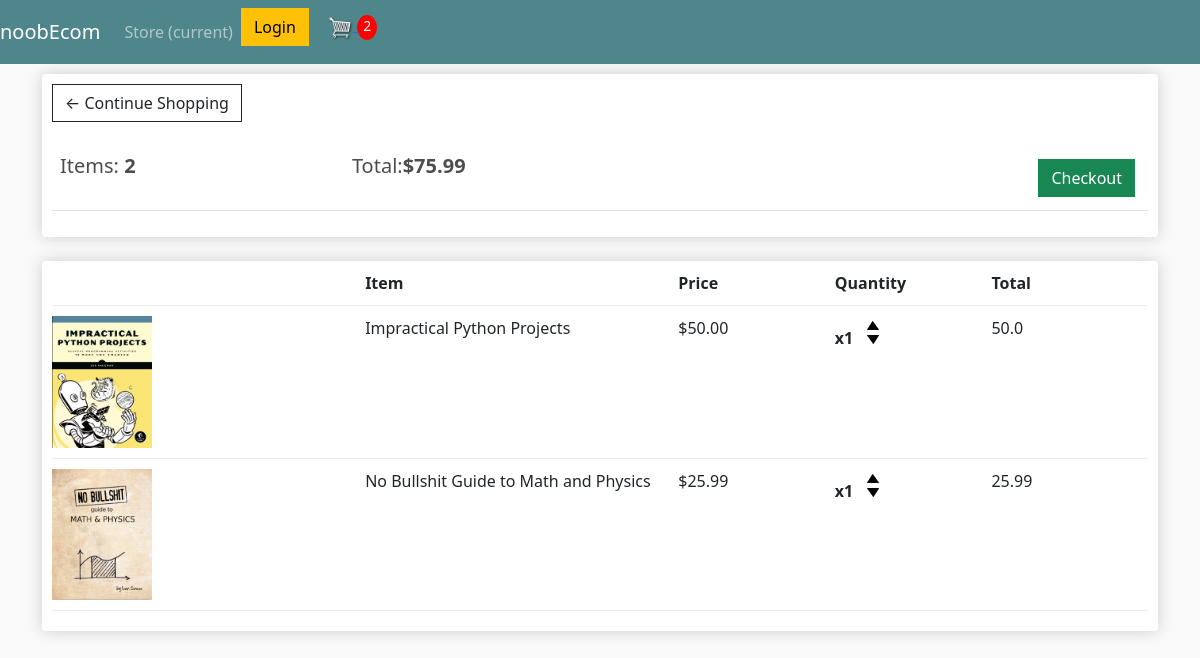
/cart/ (signed in), run on an earlier commit of the app's database.
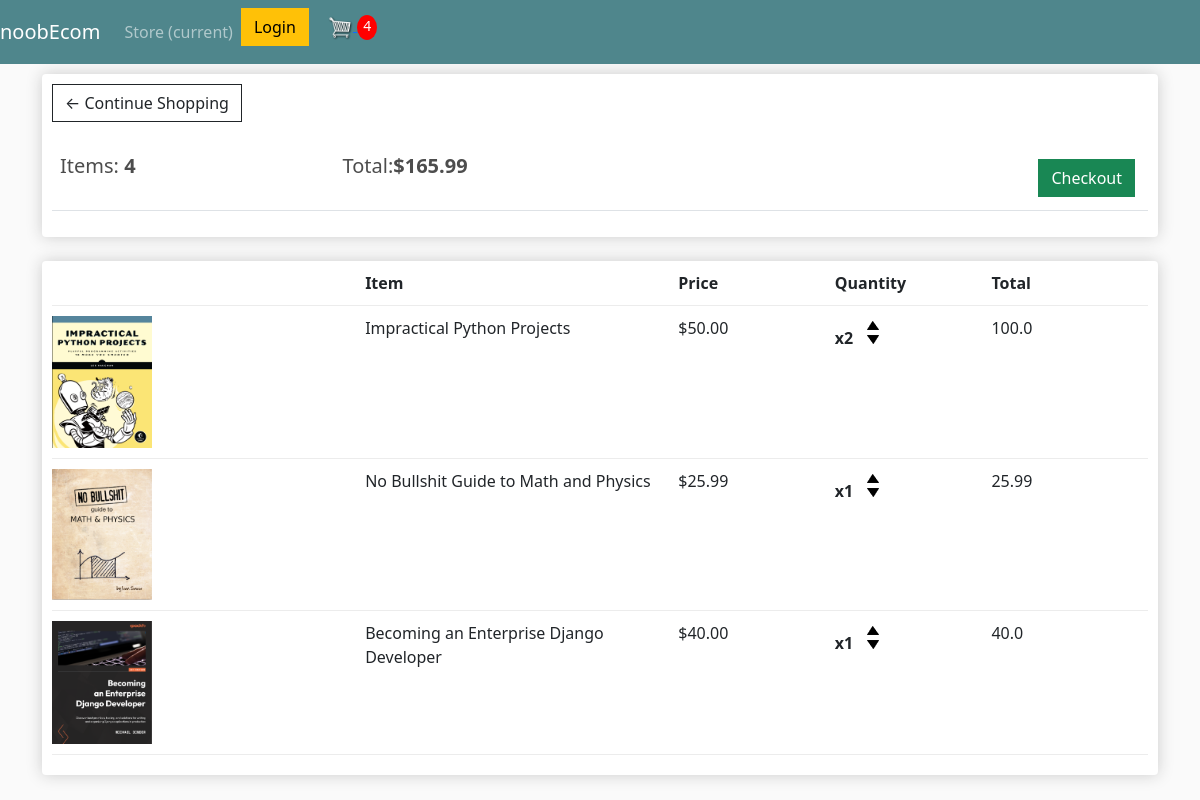
And on a later commit of the database.
### store/models.py (models this page shows, shortened)
class Order(models.Model):
    customer = models.ForeignKey(Customer, on_delete=models.SET_NULL, null=True, blank=True)
    date_ordered = models.DateTimeField(auto_now_add=True)
    complete = models.BooleanField(default=False)
    transaction_id = models.CharField(max_length=100, null=True)
    @property
    def get_cart_total(self):
        orderitems = self.orderitem_set.all()
        total = sum([item.get_total for item in orderitems])
        return total
    @property
    def get_cart_items(self):
        orderitems = self.orderitem_set.all()
        total = sum([item.quantity for item in orderitems])
        return total

class OrderItem(models.Model):
    product = models.ForeignKey(Product, on_delete=models.SET_NULL, null=True)
    order = models.ForeignKey(Order, on_delete=models.SET_NULL, null=True)
    quantity = models.IntegerField(default=0, null=True, blank=True)
    date_added = models.DateTimeField(auto_now_add=True)
    @property
    def get_total(self):
        total = self.product.price * self.quantity
        return total

class Product(models.Model):
    name = models.CharField(max_length=200)
    price = models.FloatField()
    digital = models.BooleanField(default=False, null=True, blank=True)
    image = models.ImageField(null=True, blank=True)
    @property
    def imageURL(self):
        try:
            url = self.image.url
        except Exception:
            url = ''
        return url

### store/views.py (the view)
# urls.py: path('cart/', views.cart, name='cart'),
def cart(request):
    if request.user.is_authenticated:
        customer = request.user.customer
        order, created = Order.objects.get_or_create(customer=customer, complete=False)
        items = order.orderitem_set.all()
        cartItems = order.get_cart_items
        print('authenticated', items)
    else:
        print('not authenticated')
        items = []
        order = {'get_cart_total':0, 'get_cart_items':0, 'shipping':False}
        cartItems = order['get_cart_items']
    context = {'items':items, 'order':order, 'cartItems':cartItems}
    return render(request, 'store/cart.html', context)

### store/templates/store/cart.html
{% extends 'store/main.html' %}
{% load static %}
{% block content %}
    <div class="row">
        <div class="col-lg-12">
            <div class="box-element">
                <a class="btn btn-outline-dark" href="{% url 'store' %}">&#x2190; Continue Shopping</a>
                <br>
                <br>
                <table class="table">
					<tr>
						<th><h5>Items: <strong>{{order.get_cart_items}}</strong></h5></th>
						<th><h5>Total:<strong>${{order.get_cart_total}}</strong></h5></th>
						<th>
							<a  style="float:right; margin:5px;" class="btn btn-success" href="{% url 'checkout' %}">Checkout</a>
						</th>
					</tr>
				</table>
            </div>
            <br>
            <div class="box-element">
                <div class="cart-row">
                    <div style="flex:2"></div>
					<div style="flex:2"><strong>Item</strong></div>
					<div style="flex:1"><strong>Price</strong></div>
					<div style="flex:1"><strong>Quantity</strong></div>
					<div style="flex:1"><strong>Total</strong></div>
                </div>
				{% for item in items %}
                <div class="cart-row">
					<div style="flex:2"><img class="row-image" src="{{item.product.imageURL}}"></div>
					<div style="flex:2"><p>{{item.product.name}}</p></div>
					<div style="flex:1"><p>${{item.product.price|floatformat:2}}</p></div>
					<div style="flex:1">
						<p class="quantity">x{{item.quantity}}</p>
						<div class="quantity">
							<img data-product="{{item.product.id}}" data-action="add" class="chg-quantity update-cart" src="{% static  'images/arrow-up.png' %}">
							<img data-product="{{item.product.id}}" data-action="remove" class="chg-quantity update-cart" src="{% static  'images/arrow-down.png' %}">
						</div>
					</div>
					<div style="flex:1">{{item.get_total}}</div>
				</div>
				{% endfor %}
            </div>
        </div>
    </div>
{% endblock content %}

What changed in the data, as far as the page shows it:
changed through a linked row, Order: get_cart_items "2" → "4"; get_cart_total "75.99" → "165.99"
changed OrderItem "Impractical Python Projects": quantity "1" → "2"; get_total "50.0" → "100.0"
added OrderItem: product.imageURL (picture), product.name "Becoming an Enterprise Django Developer", product.price "40.00", quantity "1", get_total "40.0"
Also different on the page:
{{ cartItems }}: "2" → "4"
